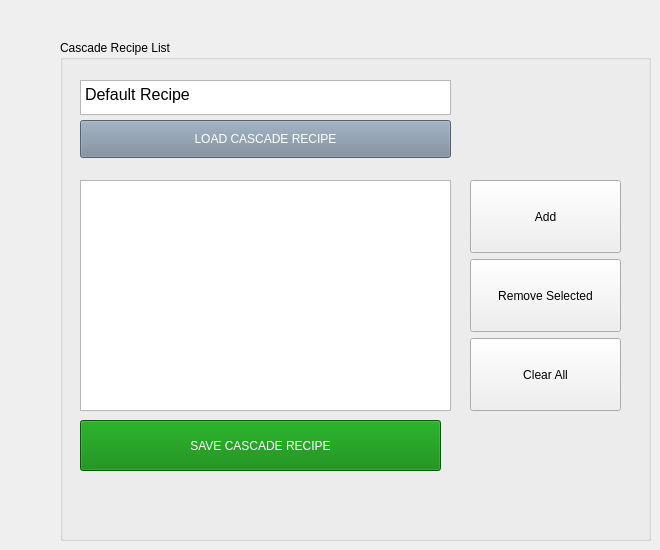
    <widget class="QWidget" name="recipe">
     <attribute name="icon">
      <iconset theme="folder">
       <normaloff>.</normaloff>.</iconset>
     </attribute>
     <attribute name="title">
      <string>Cascade Recipe</string>
     </attribute>
     <widget class="QGroupBox" name="groupBox">
      <property name="geometry">
       <rect>
        <x>60</x>
        <y>40</y>
        <width>591</width>
        <height>501</height>
       </rect>
      </property>
      <property name="title">
       <string>Cascade Recipe List</string>
      </property>
      <widget class="QWidget" name="gridLayoutWidget_13">
       <property name="geometry">
        <rect>
         <x>410</x>
         <y>140</y>
         <width>151</width>
         <height>231</height>
        </rect>
       </property>
       <layout class="QGridLayout" name="gridLayout_10">
        <item row="1" column="0">
         <widget class="QPushButton" name="removeCascadeRecipeButton">
          <property name="sizePolicy">
           <sizepolicy hsizetype="Minimum" vsizetype="Preferred">
            <horstretch>0</horstretch>
            <verstretch>0</verstretch>
           </sizepolicy>
          </property>
          <property name="text">
           <string>Remove Selected</string>
          </property>
         </widget>
        </item>
        <item row="0" column="0">
         <widget class="QPushButton" name="addCascadeRecipeButton">
          <property name="sizePolicy">
           <sizepolicy hsizetype="Minimum" vsizetype="Preferred">
            <horstretch>0</horstretch>
            <verstretch>0</verstretch>
           </sizepolicy>
          </property>
          <property name="text">
           <string>Add</string>
          </property>
         </widget>
        </item>
        <item row="2" column="0">
         <widget class="QPushButton" name="clear_cascade_recipe_button">
          <property name="sizePolicy">
           <sizepolicy hsizetype="Minimum" vsizetype="Preferred">
            <horstretch>0</horstretch>
            <verstretch>0</verstretch>
           </sizepolicy>
          </property>
          <property name="text">
           <string>Clear All</string>
          </property>
         </widget>
        </item>
       </layout>
      </widget>
      <widget class="QListWidget" name="listCascadeRecipes">
       <property name="geometry">
        <rect>
         <x>20</x>
         <y>140</y>
         <width>371</width>
         <height>231</height>
        </rect>
       </property>
      </widget>
      <widget class="QTextEdit" name="cascade_recipe_name">
       <property name="geometry">
        <rect>
         <x>20</x>
         <y>40</y>
         <width>371</width>
         <height>35</height>
        </rect>
       </property>
       <property name="sizePolicy">
        <sizepolicy hsizetype="Expanding" vsizetype="Maximum">
         <horstretch>0</horstretch>
         <verstretch>0</verstretch>
        </sizepolicy>
       </property>
       <property name="maximumSize">
        <size>
         <width>16777215</width>
         <height>35</height>
        </size>
       </property>
       <property name="styleSheet">
        <string notr="true">font: 16px;</string>
       </property>
       <property name="readOnly">
        <bool>true</bool>
       </property>
       <property name="html">
        <string>&lt;!DOCTYPE HTML PUBLIC &quot;-//W3C//DTD HTML 4.0//EN&quot; &quot;http://www.w3.org/TR/REC-html40/strict.dtd&quot;&gt;
&lt;html&gt;&lt;head&gt;&lt;meta name=&quot;qrichtext&quot; content=&quot;1&quot; /&gt;&lt;meta charset=&quot;utf-8&quot; /&gt;&lt;style type=&quot;text/css&quot;&gt;
p, li { white-space: pre-wrap; }
hr { height: 1px; border-width: 0; }
li.unchecked::marker { content: &quot;\2610&quot;; }
li.checked::marker { content: &quot;\2612&quot;; }
&lt;/style&gt;&lt;/head&gt;&lt;body style=&quot; font-family:'Century Gothic'; font-size:16px; font-weight:400; font-style:normal;&quot;&gt;
&lt;p style=&quot; margin-top:0px; margin-bottom:0px; margin-left:0px; margin-right:0px; -qt-block-indent:0; text-indent:0px;&quot;&gt;&lt;span style=&quot; font-size:16px;&quot;&gt;Default Recipe&lt;/span&gt;&lt;/p&gt;&lt;/body&gt;&lt;/html&gt;</string>
       </property>
      </widget>
      <widget class="QPushButton" name="loadCascadeRecipeButton">
       <property name="geometry">
        <rect>
         <x>20</x>
         <y>80</y>
         <width>371</width>
         <height>38</height>
        </rect>
       </property>
       <property name="styleSheet">
        <string notr="true">QPushButton {
color: white;
background-color: rgb(119, 136, 153);
font: 14pt &quot;Ubuntu Bold&quot;;
}
</string>
       </property>
       <property name="text">
        <string>LOAD CASCADE RECIPE</string>
       </property>
       <property name="icon">
        <iconset theme="document-open">
         <normaloff>.</normaloff>.</iconset>
       </property>
       <property name="iconSize">
        <size>
         <width>32</width>
         <height>32</height>
        </size>
       </property>
      </widget>
      <widget class="QPushButton" name="saveAsCascadeRecipeButton">
       <property name="geometry">
        <rect>
         <x>20</x>
         <y>380</y>
         <width>361</width>
         <height>51</height>
        </rect>
       </property>
       <property name="sizePolicy">
        <sizepolicy hsizetype="Minimum" vsizetype="Preferred">
         <horstretch>0</horstretch>
         <verstretch>0</verstretch>
        </sizepolicy>
       </property>
       <property name="styleSheet">
        <string notr="true">
QPushButton {
color: white;
background-color: green;
font: 14pt &quot;Ubuntu Bold&quot;;
}</string>
       </property>
       <property name="text">
        <string>SAVE CASCADE RECIPE</string>
       </property>
       <property name="icon">
        <iconset theme="media-floppy">
         <normaloff>.</normaloff>.</iconset>
       </property>
      </widget>
     </widget>
    </widget>
